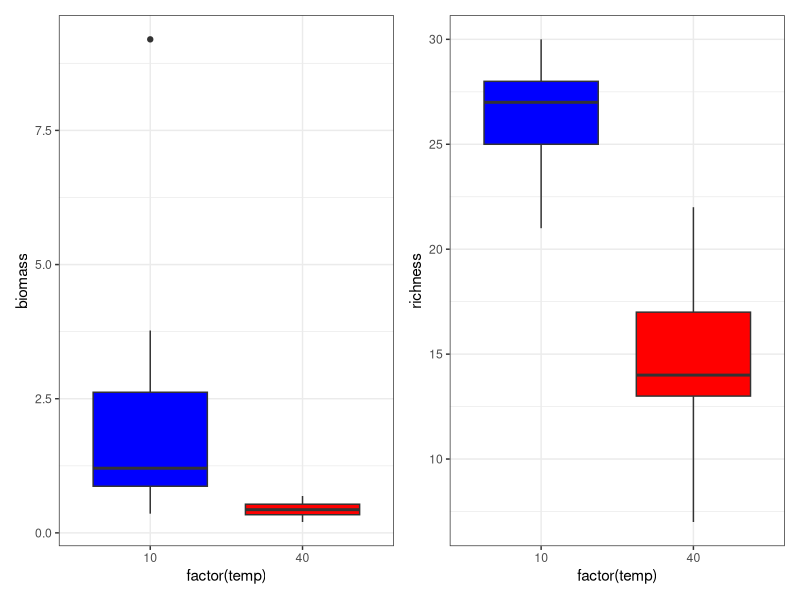

Write R code to recreate this figure. (Note: this script raises an error after producing the figure.)
library(tidyverse)
library(patchwork)

# Data Sets ----------------------------------------

## reference 10/40 ----
fix10 <- read_csv("temp10Cons.csv") %>% 
  mutate(fw = factor(fw)) %>%
  mutate(temp = temp - 273.15)
fix40 <- read_csv("temp40Cons.csv") %>% 
  mutate(fw = factor(fw)) %>% 
  mutate(temp = temp - 273.15)

## Lin is linear change ----
Lin <- read_csv("tempLinRun.csv") %>% 
  mutate(fw = factor(fw)) %>% 
  mutate(temp = temp - 273.15)

## Seasonal change at 20, 30, 40 ----

Season10 <- read_csv("tempSeason10.csv") %>% 
  mutate(fw = factor(fw)) %>% 
  mutate(temp = temp - 273.15)

Season25 <- read_csv("tempSeason25.csv") %>% 
  mutate(fw = factor(fw)) %>% 
  mutate(temp = temp - 273.15)

Season40 <- read_csv("tempSeason40.csv") %>% 
  mutate(fw = factor(fw)) %>% 
  mutate(temp = temp - 273.15)

## Season + Linear ----

LinSeason <- read_csv("tempLinSeason.csv") %>% 
  mutate(fw = factor(fw)) %>% 
  mutate(temp = temp - 273.15)

## Lin + Variation ----

LinVar_n <- read_csv("tempLinVar_n.csv") %>% 
  mutate(fw = factor(fw)) %>% 
  mutate(temp = temp - 273.15) %>% 
  # fws = 25; 1000 =  50reps of 20 temps
  mutate(replicate = rep(1:25, each = 1000))

LinVar_lo <- read_csv("tempLinVar_lo.csv") %>% 
  mutate(fw = factor(fw)) %>% 
  mutate(temp = temp - 273.15) %>% 
  # fws = 25; 1000 =  50reps of 20 temps
  mutate(replicate = rep(1:25, each = 1000))

LinVar_hi <- read_csv("tempLinVar_hi.csv") %>% 
  mutate(fw = factor(fw)) %>% 
  mutate(temp = temp - 273.15) %>% 
  # fws = 25; 1000 =  50reps of 20 temps
  mutate(replicate = rep(1:25, each = 1000))

## Lin + Season + Variation ----

LinVarSeason_n <- read_csv("tempLinVarSeason_n.csv") %>% 
  mutate(fw = factor(fw)) %>% 
  mutate(temp = temp - 273.15) %>% 
  # fws = 25; 1000 =  50reps of 20 temps
  mutate(replicate = rep(1:25, each = 1000))

LinVarSeason_lo <- read_csv("tempLinVarSeason_lo.csv") %>% 
  mutate(fw = factor(fw)) %>% 
  mutate(temp = temp - 273.15) %>% 
  # fws = 25; 1000 =  50reps of 20 temps
  mutate(replicate = rep(1:25, each = 1000))

LinVarSeason_hi <- read_csv("tempLinVarSeason_hi.csv") %>% 
  mutate(fw = factor(fw)) %>% 
  mutate(temp = temp - 273.15) %>% 
  # fws = 25; 1000 =  50reps of 20 temps
  mutate(replicate = rep(1:25, each = 1000))


## Combine all without variation ----
# each = 25fws*20times
df_novar <- bind_rows(Lin, Season10, Season25, Season40, LinSeason) %>% 
  mutate(tempSeq = rep(c("Lin",
                         "Season10", "Season25", "Season40",
                         "LinSeason"), 
                       each = 500))

## Combine all with variation

# summarise ------------------------------------------

# note use of step rather than temperature as x-axis
# for linear it is 20 -> 40
# for season it is 21.5 -> 19.5 repeated for 10 cycles

## Reference Temperatures
ref_df <- bind_rows(fix10, fix40) %>% 
  mutate(fixedTemp = rep(c(10,40), each = 25)) # nwebs

## reference data to annotate sequence plots ----
sumRef <- ref_df %>% 
  group_by(temp) %>% 
  summarise(
    meanRich = mean(richness),
    meanBiomass = mean(biomass)
  )

## summarise all with non var to mean from among n networks ----
sum_novar <- df_novar %>% 
  group_by(tempSeq, step) %>% 
  summarise(
    meanRichness = mean(richness),
    seRichness = 1.96*(sd(richness)/sqrt(n())),
    meanBiomass = mean(biomass),
    seBiomass = 1.96*(sd(biomass)/sqrt(n()))
  )

## summarise random var data to have single mean ----
# for each of 25 webs (e.g. over the 50 randoms for each web)
# or per random run (e.g. over the 25 webs)
sum_var_n <- LinVar_n %>% 
  # mean by web across reps to match no-vars
  group_by(fw, step) %>% 
  summarise(meanRichness = mean(richness),
            meanBiomass = mean(biomass))

sum_var_lo <- LinVar_lo %>% 
  # mean by web across reps to match no-vars
  group_by(fw, step) %>% 
  summarise(meanRichness = mean(richness),
            meanBiomass = mean(biomass))

sum_var_hi <- LinVar_hi %>% 
  # mean by web across reps to match no-vars
  group_by(fw, step) %>% 
  summarise(meanRichness = mean(richness),
            meanBiomass = mean(biomass))


sum_allLinVar <- bind_rows(sum_var_n,
                           sum_var_lo,
                           sum_var_hi) %>% 
  tibble() %>% 
  mutate(varType = rep(c("n","lo","hi"), each = 500))

hyperSum_allLinVar <- sum_allLinVar %>% 
  group_by(step) %>% 
  summarise(hypermeanBiomass = mean(meanBiomass),
            hyperseBiomass = 1.96*sd(meanBiomass)/sqrt(n()),
            hypermeanRichness = mean(meanRichness),
            hyperseRichness = 1.96*sd(meanRichness)/sqrt(n()))

## summarise random var+Season data to have single mean among 10 webs per random run ----
sum_varSeason_n <- LinVarSeason_n %>% 
  group_by(fw, step) %>% 
  summarise(meanRichness = mean(richness),
            meanBiomass = mean(biomass))

sum_varSeason_lo <- LinVarSeason_lo %>% 
  group_by(fw, step) %>% 
  summarise(meanRichness = mean(richness),
            meanBiomass = mean(biomass))

sum_varSeason_hi <- LinVarSeason_hi %>% 
  group_by(fw, step) %>% 
  summarise(meanRichness = mean(richness),
            meanBiomass = mean(biomass))


sum_allLinVarSeason <- bind_rows(sum_varSeason_n,
                           sum_varSeason_lo,
                           sum_varSeason_hi) %>% 
  tibble() %>% 
  mutate(varType = rep(c("n","lo","hi"), each = 500))

hyperSum_allLinVarSeason <- sum_allLinVarSeason %>% 
  group_by(step) %>% 
  summarise(hypermeanBiomass = mean(meanBiomass),
            hyperseBiomass = 1.96*sd(meanBiomass)/sqrt(n()),
            hypermeanRichness = mean(meanRichness),
            hyperseRichness = 1.96*sd(meanRichness)/sqrt(n()))




# plots, faceted by tempSeq type. -------------------------------

## reference plot ----
p1 <- ggplot(ref_df, aes(x = factor(temp), y = biomass, fill = factor(temp)))+
  geom_boxplot()+
  scale_fill_manual(values = c("10" = "blue", "40" = "red"))+
  theme_bw()+
  theme(legend.position = "none")

p2 <- ggplot(ref_df, aes(x = factor(temp), y = richness, fill = factor(temp)))+
  geom_boxplot()+
  scale_fill_manual(values = c("10" = "blue", "40" = "red"))+
  theme_bw()+
  theme(legend.position = "none")

p1+p2



# temperature sequence treatment plots ----

p3 <- ggplot(df_novar, aes(x = step, y = biomass, col = fw))+
  geom_point(alpha = 0.1)+
  geom_line(alpha = 0.1)+
  geom_line(data = sumT, aes(x = step, y = meanBiomass), col = "black")+
  geom_ribbon(data = sumT, aes(x = step, y = meanBiomass,
                               ymax = meanBiomass+seBiomass,
                               ymin = meanBiomass-seBiomass), col = "grey80", alpha = 0.5)+
  # add constant (single temp) means
  # need to adjust just these colours
  geom_point(data = sumRef, aes(x = 20, y = meanBiomass, col = factor(meanBiomass)), size = 5)+
  geom_hline(data = sumRef, aes(yintercept = meanBiomass), linetype = 'dashed')+
  facet_wrap(~ tempSeq)+
  theme_bw()+
  theme(legend.position = "none")

#p3+p1

p4 <- ggplot(df_novar, aes(x = step, y = richness, col = fw))+
  geom_point(alpha = 0.1)+
  geom_line(alpha = 0.1)+
  # add mean + CI ribbon
  geom_line(data = sumT, aes(x = step, y = meanRichness), col = "black")+
  geom_ribbon(data = sumT, aes(x = step, y = meanRichness,
                               ymax = meanRichness+seRichness,
                               ymin = meanRichness-seRichness), col = "grey80", alpha = 0.5)+
  # add constant (single temp) means
  # need to adjust just these colours
  geom_point(data = sumRef, aes(x = 20, y = meanRich, col = factor(meanRich)), size = 5)+
  geom_hline(data = sumRef, aes(yintercept = meanRich), linetype = 'dashed')+
  # facet by sequence
  facet_wrap(~ tempSeq)+
  # theming
  theme_bw()+
  theme(legend.position = "none")

#p4+p1

p3/p4

## Temp Seq Plots with stoch, so each line is a unique set of randomness ----

p5 <- ggplot(sum_allLinVar, aes(x = step, y = meanBiomass, colour = factor(fw)))+
  geom_point(alpha = 0.1)+
  geom_line(alpha = 0.1)+
  # add mean + CI ribbon
  geom_line(data = hyperSum_allLinVar, aes(x = step, y = hypermeanBiomass), col = "black")+
  geom_ribbon(data = hyperSum_allLinVar, aes(x = step, y = hypermeanBiomass,
                              ymax = hypermeanBiomass + hyperseBiomass,
                              ymin = hypermeanBiomass - hyperseBiomass), col = "grey80", alpha = 0.25)+
  # add constant (single temp) means
  # need to adjust just these colours
  geom_point(data = sumRef, aes(x = 20, y = meanBiomass, col = factor(meanBiomass)), size = 5)+
  geom_hline(data = sumRef, aes(yintercept = meanBiomass), linetype = 'dashed')+
  facet_wrap(~varType)+
  theme_bw()+
  theme(legend.position = "none")

p6 <- ggplot(sum_allLinVar, aes(x = step, y = meanRichness, colour = factor(fw)))+
  geom_point(alpha = 0.1)+
  geom_line(alpha = 0.1)+
  # add mean + CI ribbon
  geom_line(data = hyperSum_allLinVar, aes(x = step, y = hypermeanRichness), col = "black")+
  geom_ribbon(data = hyperSum_allLinVar, aes(x = step, y = hypermeanRichness,
                                             ymax = hypermeanRichness+hyperseRichness,
                                             ymin = hypermeanRichness-hyperseRichness), col = "grey80", alpha = 0.25)+
  # add constant (single temp) means
  # need to adjust just these colours
  geom_point(data = sumRef, aes(x = 20, y = meanRich, col = factor(meanRich)), size = 5)+
  geom_hline(data = sumRef, aes(yintercept = meanRich), linetype = 'dashed')+
  facet_wrap(~varType)+
  theme_bw()+
  theme(legend.position = "none")

p5/p6


## Temp Seq Plots with Season and stoch, so each line is a unique set of randomness ----

p7 <- ggplot(sum_allLinVarSeason, aes(x = step, y = meanBiomass, colour = factor(fw)))+
  geom_point(alpha = 0.1)+
  geom_line(alpha = 0.1)+
  # add mean + CI ribbon
  geom_line(data = hyperSum_allLinVar, aes(x = step, y = hypermeanBiomass), col = "black")+
  geom_ribbon(data = hyperSum_allLinVar, aes(x = step, y = hypermeanBiomass,
                                             ymax = hypermeanBiomass + hyperseBiomass,
                                             ymin = hypermeanBiomass - hyperseBiomass), col = "grey80", alpha = 0.25)+
  # add constant (single temp) means
  # need to adjust just these colours
  geom_point(data = sumRef, aes(x = 20, y = meanBiomass, col = factor(meanBiomass)), size = 5)+
  geom_hline(data = sumRef, aes(yintercept = meanBiomass), linetype = 'dashed')+
  facet_wrap(~varType)+
  theme_bw()+
  theme(legend.position = "none")

p8 <- ggplot(sum_allLinVarSeason, aes(x = step, y = meanRichness, colour = factor(fw)))+
  geom_point(alpha = 0.1)+
  geom_line(alpha = 0.1)+
  # add mean + CI ribbon
  geom_line(data = hyperSum_allLinVar, aes(x = step, y = hypermeanRichness), col = "black")+
  geom_ribbon(data = hyperSum_allLinVar, aes(x = step, y = hypermeanRichness,
                                             ymax = hypermeanRichness+hyperseRichness,
                                             ymin = hypermeanRichness-hyperseRichness), col = "grey80", alpha = 0.25)+
  # add constant (single temp) means
  # need to adjust just these colours
  geom_point(data = sumRef, aes(x = 20, y = meanRich, col = factor(meanRich)), size = 5)+
  geom_hline(data = sumRef, aes(yintercept = meanRich), linetype = 'dashed')+
  facet_wrap(~varType)+
  theme_bw()+
  theme(legend.position = "none")

p7/p8

# ALL Plots In ----
(p3|p4)/((p5|p7|p6|p8))

# (p1|p2|p3|p4)/(p5|p7|p6|p8)


# Checking that Temp 20 in sequence == reference 20 mean ----
## TRUE ----
seq20_step1 <- Lin %>% 
  filter(temp == 20) %>%
  summarise(meanRichness = mean(richness),
            meanBiomass = mean(biomass))

seq20_step1
sumT %>% filter(step == 1 & tempSeq == "Lin") %>% 
  select(meanRichness, meanBiomass)
